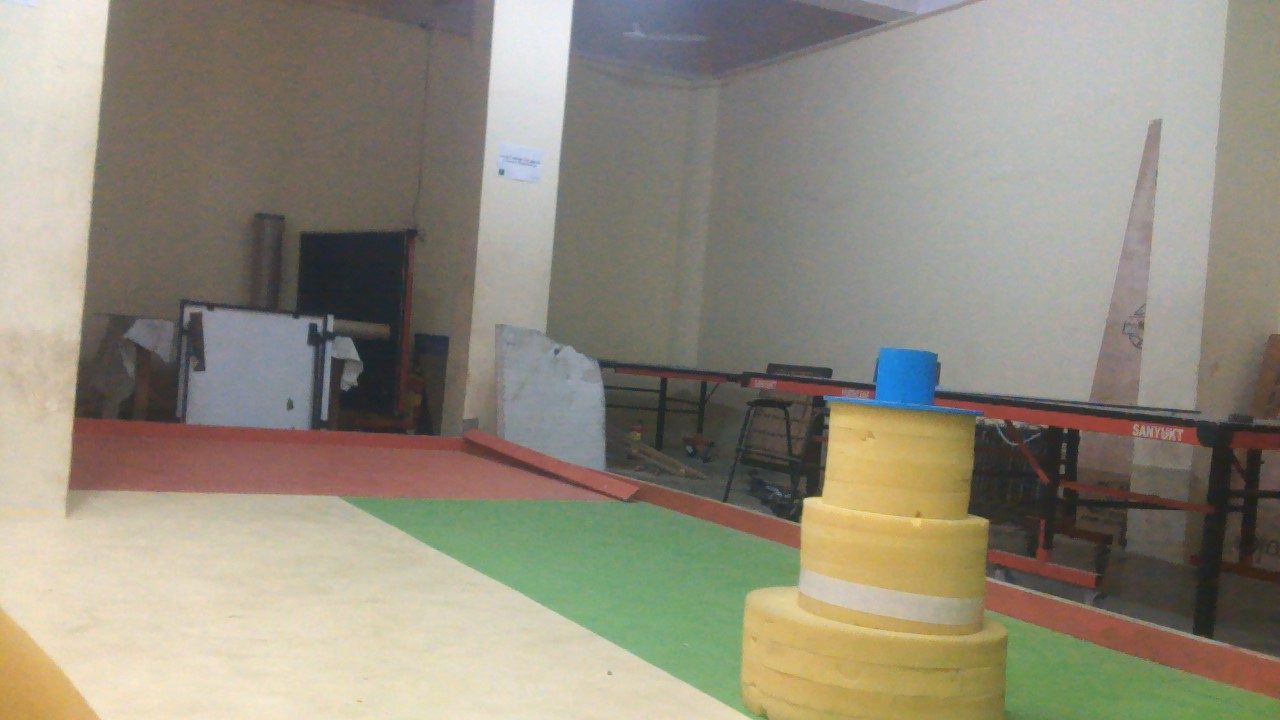
#> input picture Useless codes/Co-test.jpg, 1280 x 720 px, given in place of the camera
$ python realtime_shape_detection.py   (older library calls are emulated)
#> lines starting #> are read from the running program, lines starting #| are printed output that depends on the picture; after the words box and inside, x2 and y2 are one past the last pixel; in counts of white or black regions, pixels touching at a corner belong together
import cv2
import numpy as np


def nothing(x):
    # any operation
    pass

cap = cv2.VideoCapture(0)

# [7 lines of commented-out code are left out]

font = cv2.FONT_HERSHEY_COMPLEX

while True:
    _, frame = cap.read()
#> frame is the input picture: shape (720, 1280, 3); mean B, G, R 124.5, 140.1, 145.4
    hsv = cv2.cvtColor(frame, cv2.COLOR_BGR2HSV)
#> hsv: shape (720, 1280, 3); mean H, S, V 39.9, 47.4, 150.3

    # [6 lines of commented-out code are left out]

    lower_red = np.array([90,80 ,50 ])
    upper_red = np.array([120,255 ,255 ])

    mask = cv2.inRange(hsv, lower_red, upper_red)
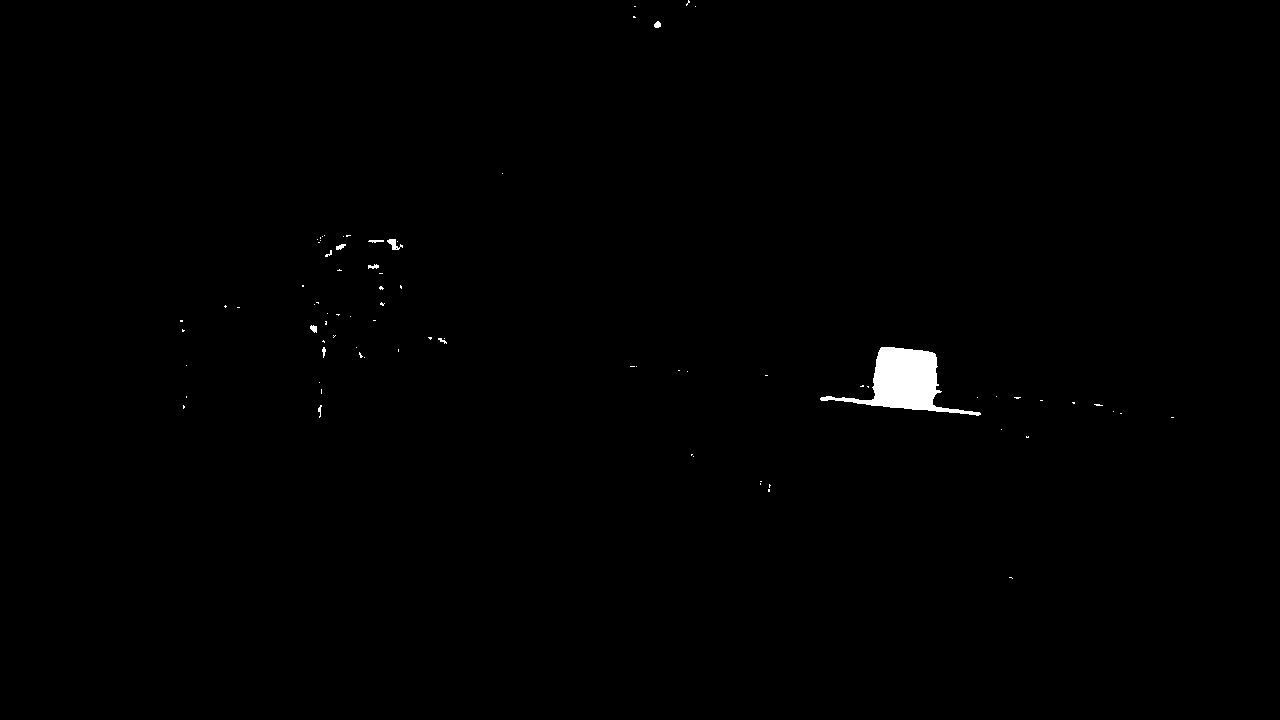
#> mask: shape (720, 1280); 0.51% white; 80 white regions (69 under 20 px), largest, box (x1, y1, x2, y2) and area: (820, 347, 981, 416) 4050, (387, 239, 403, 250) 84, (310, 325, 317, 333) 40
    kernel = np.ones((5, 5), np.uint8)
    mask = cv2.erode(mask, kernel)
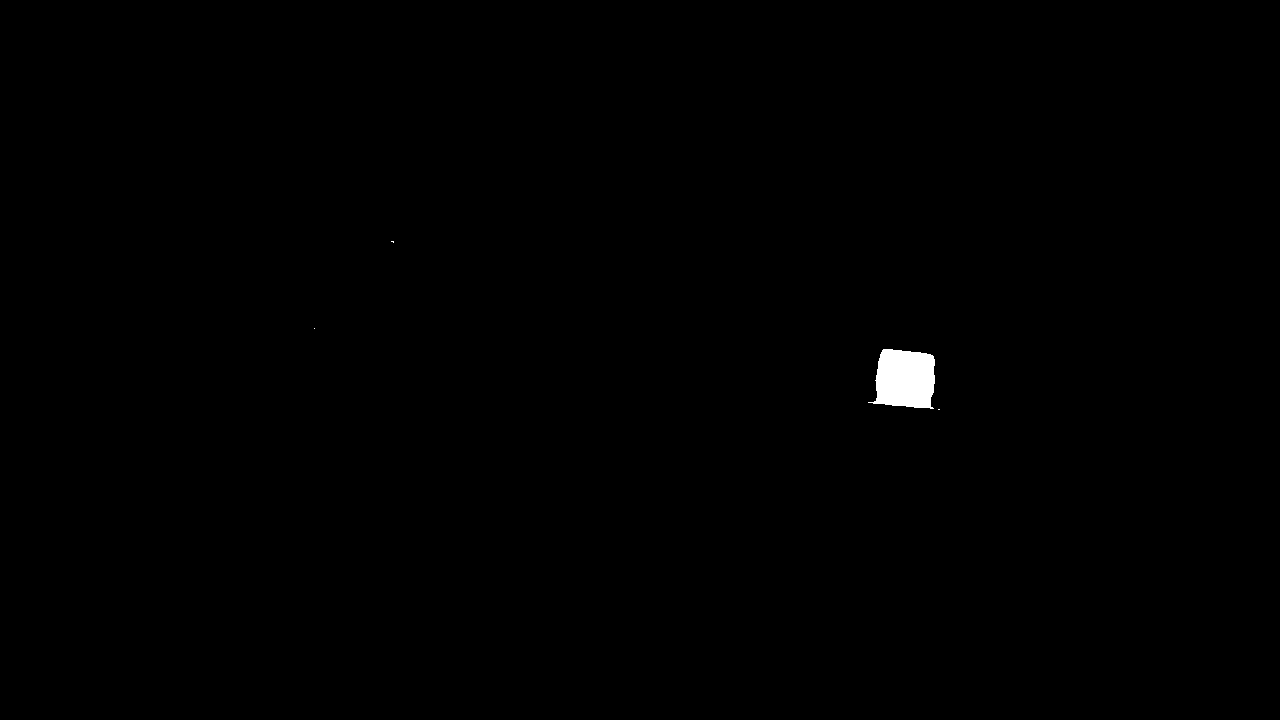
#> mask: shape (720, 1280); 0.34% white; 4 white regions (3 under 20 px)

    # Contours detection
    if int(cv2.__version__[0]) > 3:
        # Opencv 4.x.x
        contours, _ = cv2.findContours(mask, cv2.RETR_TREE, cv2.CHAIN_APPROX_SIMPLE)
#> contours = 4 contours, 3 with area under 20; largest, box (x1, y1, x2, y2) and area: (868, 349, 935, 409) 3008
    else:
        # Opencv 3.x.x
        _, contours, _ = cv2.findContours(mask, cv2.RETR_TREE, cv2.CHAIN_APPROX_SIMPLE)

    for cnt in contours:
        area = cv2.contourArea(cnt)
        approx = cv2.approxPolyDP(cnt, 0.02*cv2.arcLength(cnt, True), True)
        x = approx.ravel()[0]
        y = approx.ravel()[1]

        print(x,y)

        if area > 40:
            cv2.drawContours(frame, [approx], 0, (0, 255, 0), 5)

            if len(approx) == 3:
                cv2.putText(frame, "Triangle", (x, y), font, 1, (0, 0, 0))
            elif len(approx) == 4:
                cv2.putText(frame, "Rectangle", (x, y), font, 1, (0, 0, 0))
            elif 10 < len(approx) < 20:
                cv2.putText(frame, "Circle", (x, y), font, 1, (0, 0, 0))
#> this loop made 4 passes
#> (area, x, y) on pass 2: (3008.5, 883, 349)
#| 938 409
#| 883 349
#| 314 328
#| 391 241
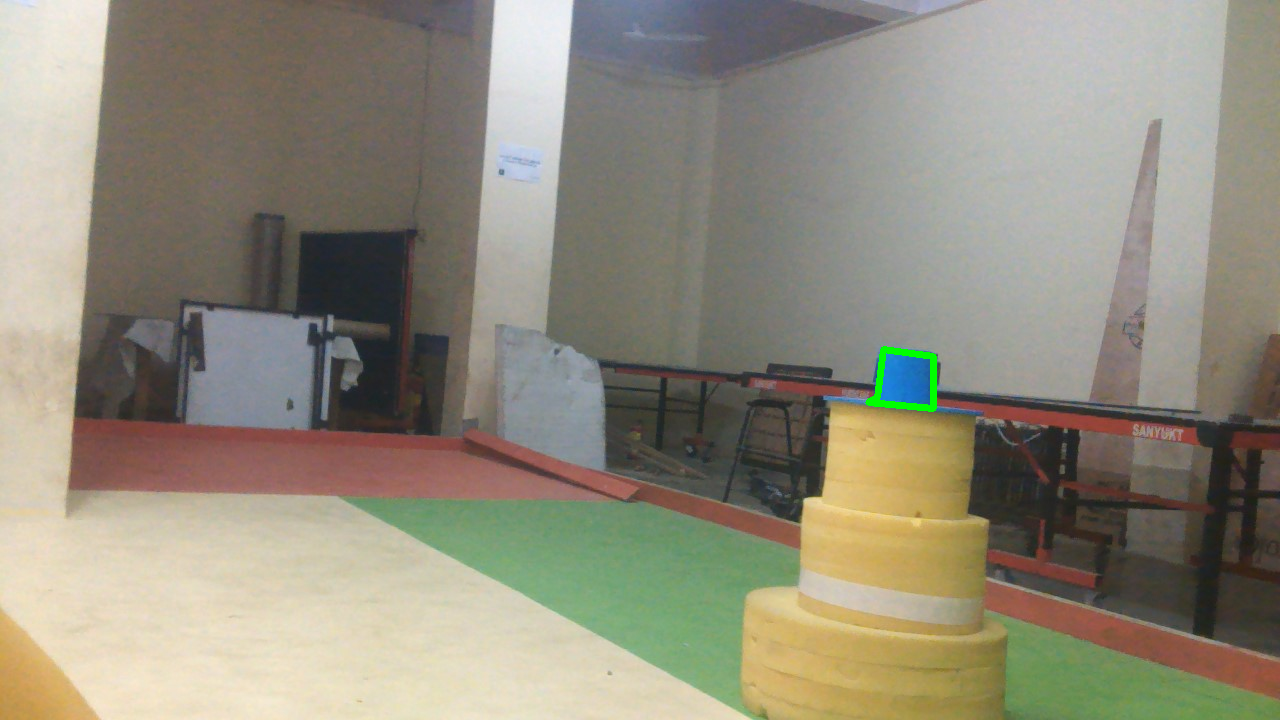
#> frame: shape (720, 1280, 3); 0.17% of pixels changed, all inside (x1, y1, x2, y2) = (865, 346, 937, 412)


    cv2.imshow("Frame", frame)
    cv2.imshow("Mask", mask)

    key = cv2.waitKey(1)
#> (key Esc is pressed here)
    if key == 27:
        break

cap.release()
cv2.destroyAllWindows()
